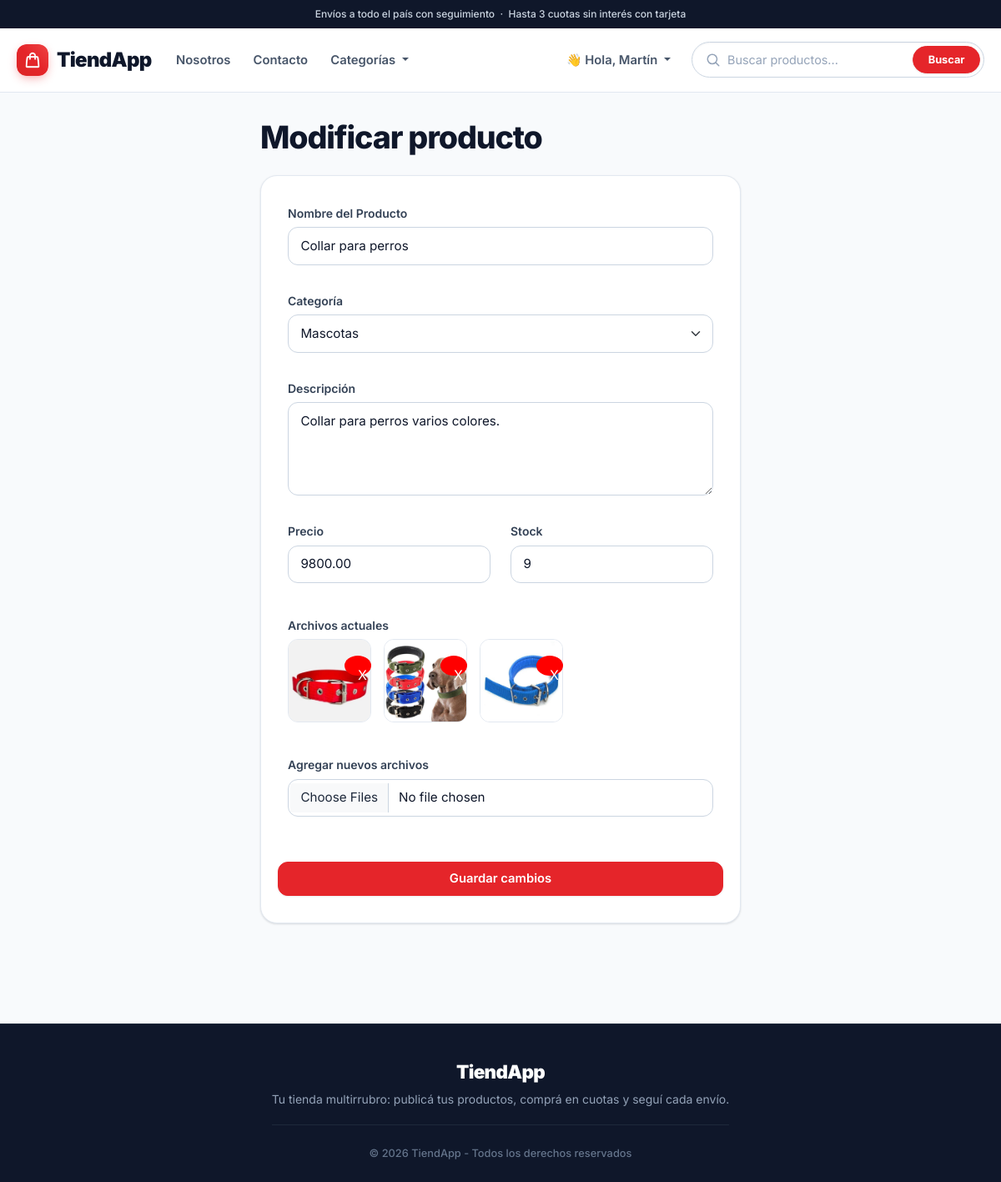
/editor/abm_prod/modificacion_prod.php?id=1 (signed in), run on the app's committed database.
### tables this page shows
CREATE TABLE `productos` (
  `id_producto` int(11) NOT NULL,
  `nombre` varchar(45) NOT NULL,
  `descripcion` text NOT NULL,
  `precio` decimal(10,2) NOT NULL,
  `stock` int(11) NOT NULL,
  `fecha_publicacion` date NOT NULL,
  `fk_categoria` int(11) NOT NULL,
  `fk_usuario` int(11) NOT NULL,
  `fk_estado_producto` int(11) NOT NULL
);

CREATE TABLE `archivos` (
  `id_archivo` int(11) NOT NULL,
  `nombre` varchar(100) NOT NULL,
  `fk_tipo_archivo` int(11) NOT NULL,
  `fk_producto` int(11) NOT NULL
);

### editor/abm_prod/modificacion_prod.php (the view, shortened to what this page needs)
<?php
include_once("../../components/config/config.php");
$id_producto = intval($_GET['id']);
$consulta = "SELECT * FROM productos WHERE id_producto = $id_producto";
$res = mysqli_query($con, $consulta);
$producto = mysqli_fetch_assoc($res);
$consulta_archivos = "SELECT * FROM archivos WHERE fk_producto = $id_producto";
$archivos = mysqli_query($con, $consulta_archivos);
$consulta_cat = "SELECT * FROM categorias";
$categorias = mysqli_query($con, $consulta_cat);
include_once("../../components/header.php");
?>
<main>
    <div class="container-fluid">
        <div class="row justify-content-center">
            <div class="col-12 col-md-8 col-lg-6">
                <h1 class="montserrat-bold">Modificar producto</h1>
                <form action="modificacion_prod_ok.php"
                    method="post"
                    enctype="multipart/form-data"
                    class="formulario-usuario">
                    <div class="row">
                        <div class="col-12">
                            <label class="form-label primero">Nombre del Producto</label>
                            <input type="text" class="form-control" name="nombre"
                                value="<?php print htmlspecialchars($producto['nombre']); ?>" required>
                        </div>
                    </div>
                    <div class="row mt-3">
                        <div class="col-12">
                            <label class="form-label">Categoría</label>
                            <select name="categoria" class="form-select" required>
                                <?php while ($c = mysqli_fetch_assoc($categorias)):
                                    $sel = ($c['id_categoria'] == $producto['fk_categoria']) ? "selected" : "";
                                ?>
                                    <option value="<?php print $c['id_categoria']; ?>" <?php print $sel; ?>>
                                        <?php print htmlspecialchars($c['categoria']); ?>
                                    </option>
                                <?php endwhile; ?>
                            </select>
                        </div>
                    </div>
                    <div class="row mt-3">
                        <div class="col-12">
                            <label class="form-label">Descripción</label>
                            <textarea name="descripcion" class="form-control" rows="3"><?php print htmlspecialchars($producto['descripcion']); ?></textarea>
                        </div>
                    </div>
                    <div class="row mt-3">
                        <div class="col-6">
                            <label class="form-label">Precio</label>
                            <input type="number" class="form-control" step="0.01" name="precio"
                                value="<?php print $producto['precio']; ?>" min="1" required>
                        </div>
                        <div class="col-6">
                            <label class="form-label">Stock</label>
                            <input type="number" class="form-control" name="stock"
                                value="<?php print $producto['stock']; ?>" required>
                        </div>
                    </div>
                    <div class="mt-4">
                        <label class="form-label">Archivos actuales</label>
                        <div style="display:flex; gap:15px; flex-wrap:wrap;">
                            <?php while ($a = mysqli_fetch_assoc($archivos)): ?>
                                <div style="position:relative; display:inline-block;">
                                    <?php
                                    $extension = strtolower(pathinfo($a['nombre'], PATHINFO_EXTENSION));
                                    $ruta = "../../prod_img/" . $a['nombre'];
                                    $imagenes = ['jpg', 'jpeg', 'png'];
                                    $videos = ['mp4', 'mov', 'mpeg', 'avi'];
                                    if (in_array($extension, $imagenes)) {
                                        print "<img src='$ruta' class='img-fluid rounded border' style='width:100px; height:100px; object-fit:cover;'>";
                                    } elseif (in_array($extension, $videos)) {
                                        print "<video src='$ruta' class='rounded border' style='width:100px; height:100px; object-fit:cover;' controls></video>";
                                    } else {
                                        print "<div class='text-danger'>Formato no soportado</div>";
                                    }
                                    ?>
                                    <button type="submit" formaction="eliminar_archivo.php" formnovalidate
                                        name="id_archivo" value="<?php print intval($a['id_archivo']); ?>"
                                        onclick="return confirm('¿Seguro que deseas eliminar este archivo?')"
                                        style="
                                        border:none;
                                        position:absolute;
                                        top:0; right:0;
                                        background:red;
                                        color:white;
                                        border-radius:50%;
                                        width:22px; height:22px;
                                        text-align:center;
                                        line-height:22px;
                                        text-decoration:none;
                                   ">X</button>
                                </div>
                            <?php endwhile; ?>
                        </div>
                    </div>
                    <div class="row mt-4">
                        <div class="col-12">
                            <label class="form-label">Agregar nuevos archivos</label>
                            <input type="file" name="media[]" id="imagen" class="form-control" multiple>
                        </div>
                    </div>
                    <div class="row mt-4">
                        <button type="submit" class="btn w-100 py-2">Guardar cambios</button>
                    </div>
                </form>
            </div>
        </div>
    </div>
</main>
<?php include_once("../../components/footer.php"); ?>

### css/styles.css (style rules this page uses)
:root { --marca: #e5252a; --marca-oscuro: #c81e23; --marca-50: #fef2f2; --marca-100: #fee2e2; --marca-200: #fecaca; --gris-50: #f8fafc; --gris-100: #f1f5f9; --gris-200: #e2e8f0; --gris-300: #cbd5e1; --gris-400: #94a3b8; --gris-500: #64748b; --gris-600: #475569; --gris-700: #334155; --gris-800: #1e293b; --gris-900: #0f172a; --verde: #059669; --verde-oscuro: #047857; --ambar: #d97706; --radio: 1rem; --radio-chico: 0.75rem; --sombra: 0 1px 2px rgba(15, 23, 42, 0.06), 0 1px 3px rgba(15, 23, 42, 0.08); --sombra-alta: 0 12px 28px -8px rgba(15, 23, 42, 0.18); --transicion: 0.2s cubic-bezier(0.16, 1, 0.3, 1); --bs-body-font-family: "Inter", system-ui, -apple-system, "Segoe UI", Roboto, sans-serif; --bs-body-color: var(--gris-800); --bs-body-bg: var(--gris-50); --bs-link-color: var(--marca); --bs-link-color-rgb: 229, 37, 42; --bs-link-hover-color: var(--marca-oscuro); --bs-link-hover-color-rgb: 200, 30, 35; --bs-border-color: var(--gris-200); --bs-border-radius: var(--radio-chico); }
html, body { height: 100%; margin: 0; }
body, #fondo, #fondo_admin { display: flex; flex-direction: column; min-height: 100vh; background: var(--gris-50) !important; color: var(--gris-800); font-family: var(--bs-body-font-family); -webkit-font-smoothing: antialiased; text-rendering: optimizeLegibility; }
main { flex: 1 0 auto; padding: 2rem 0 3rem; }
main div.container-fluid { overflow-x: hidden; }
.montserrat-bold, .montserrat-regular, .poppins-bold-italic { font-family: var(--bs-body-font-family); font-style: normal; }
.montserrat-bold { font-weight: 700; }
h1.montserrat-bold { margin: 0 0 1.5rem; color: var(--gris-900); font-size: clamp(1.75rem, 1.3rem + 1.4vw, 2.5rem); font-weight: 800; letter-spacing: -0.03em; line-height: 1.15; }
.btn { --bs-btn-padding-x: 1.1rem; --bs-btn-padding-y: 0.55rem; --bs-btn-font-weight: 600; --bs-btn-font-size: 0.925rem; --bs-btn-border-radius: var(--radio-chico); --bs-btn-focus-box-shadow: 0 0 0 3px rgba(229, 37, 42, 0.25); --bs-btn-color: #fff; --bs-btn-bg: var(--marca); --bs-btn-border-color: var(--marca); --bs-btn-hover-color: #fff; --bs-btn-hover-bg: var(--marca-oscuro); --bs-btn-hover-border-color: var(--marca-oscuro); --bs-btn-active-color: #fff; --bs-btn-active-bg: var(--marca-oscuro); --bs-btn-active-border-color: var(--marca-oscuro); --bs-btn-disabled-color: #fff; --bs-btn-disabled-bg: var(--gris-400); --bs-btn-disabled-border-color: var(--gris-400); font-family: var(--bs-body-font-family); font-style: normal; box-shadow: 0 1px 2px rgba(15, 23, 42, 0.08); transition: background-color var(--transicion), border-color var(--transicion), color var(--transicion), box-shadow var(--transicion), transform var(--transicion); }
form.formulario-usuario { margin: 0 0 1.5rem; padding: 2rem; background: #fff !important; border: 1px solid var(--gris-200); border-radius: 1.25rem; box-shadow: var(--sombra); color: var(--gris-800) !important; font-family: var(--bs-body-font-family); }
.formulario-usuario label, .form-label { margin-bottom: 0.4rem; padding: 0; color: var(--gris-700); font-size: 0.875rem; font-weight: 600; }
.formulario-usuario label:not(.primero) { margin-top: 1rem; }
.formulario-usuario label.primero, .formulario-usuario .form-floating > label { margin-top: 0; }
.form-control, .form-select, .formulario-usuario .form-control, .formulario-usuario .form-select { padding: 0.65rem 0.9rem; background-color: #fff !important; border: 1px solid var(--gris-300); border-radius: var(--radio-chico); color: var(--gris-900) !important; font-size: 0.95rem; transition: border-color var(--transicion), box-shadow var(--transicion); }
.form-control::placeholder { color: var(--gris-400) !important; }
textarea.form-control { min-height: 7rem; }
.formulario-usuario input[type="submit"], .formulario-usuario button[type="submit"] { margin-top: 1.25rem; padding: 0.75rem 1rem; }

### data on the page
productos: nombre "Collar para perros", descripcion "Collar para perros varios colores.", precio "9800.00", stock "9"
archivos: nombre (picture), $a['id_archivo'] 1 (drawn)
archivos: nombre (picture), $a['id_archivo'] 3 (drawn)
archivos: nombre (picture), $a['id_archivo'] 4 (drawn)

### other printed values
$nombre_user "Martín"
form field categoria "Mascotas"
